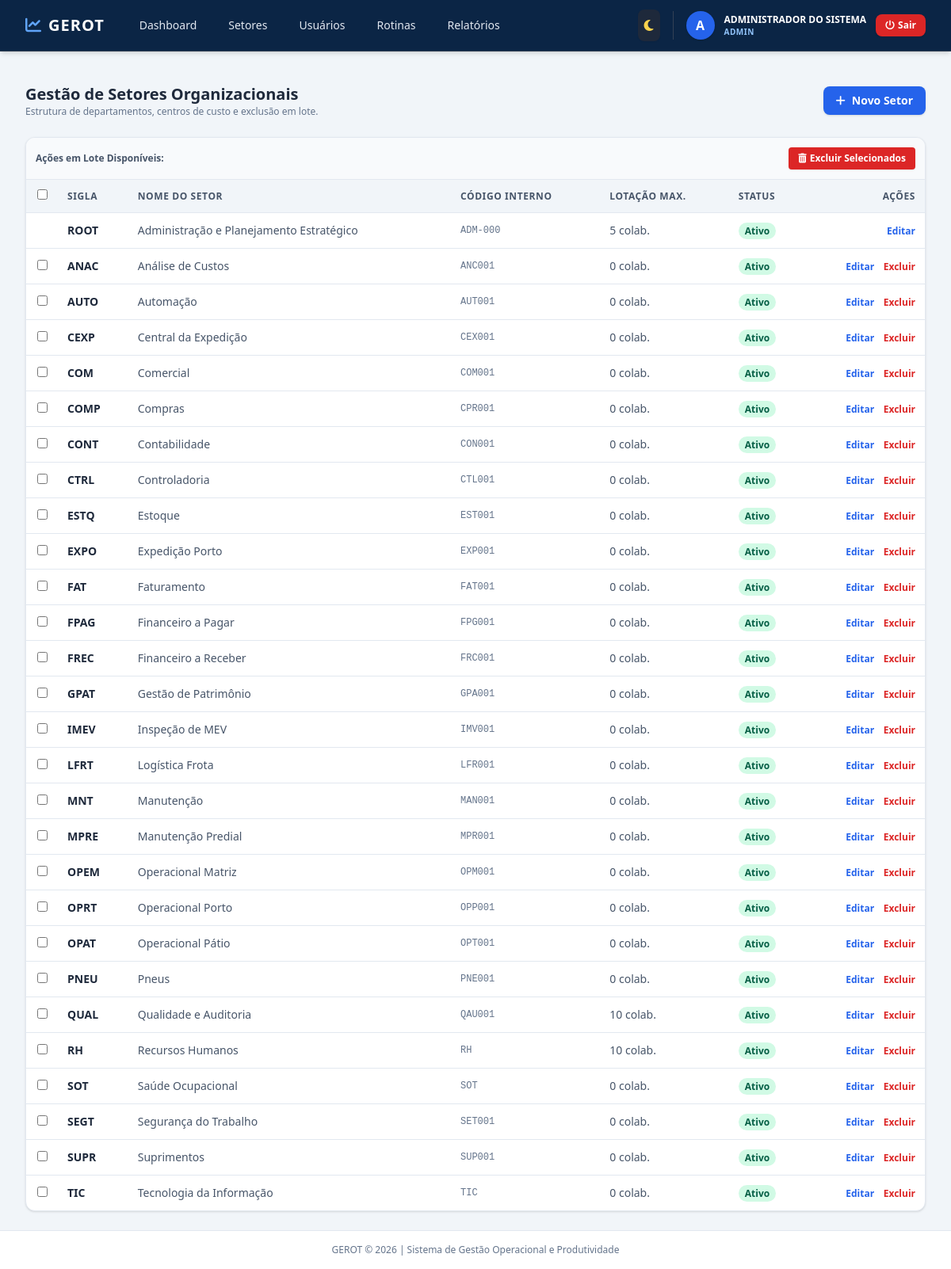
The app's page /admin/setores (signed in) with its own data.
### app/models/usuario.py (models this page shows, shortened)
class Usuario(UserMixin, db.Model):
    __tablename__ = 'usuarios'
    id = db.Column(db.Integer, primary_key=True)
    username = db.Column(db.String(64), unique=True, nullable=False, index=True)
    email = db.Column(db.String(120), unique=True, nullable=False, index=True)
    password_hash = db.Column(db.String(256))
    role = db.Column(db.String(20), default='operador', nullable=False)
    ativo = db.Column(db.Boolean, default=False)
    nome_completo = db.Column(db.String(150), nullable=False)
    cpf = db.Column(db.String(14), unique=True, nullable=False)
    rg_numero = db.Column(db.String(20))
    rg_orgao_emissor = db.Column(db.String(20))
    rg_uf = db.Column(db.String(2))
    data_nascimento = db.Column(db.Date)
    sexo = db.Column(db.String(20))
    estado_civil = db.Column(db.String(20))
    telefone_principal = db.Column(db.String(20))
    logradouro = db.Column(db.String(150))
    numero_endereco = db.Column(db.String(20))
    bairro = db.Column(db.String(100))
    cidade = db.Column(db.String(100))
    uf_endereco = db.Column(db.String(2))
    cep = db.Column(db.String(10))
    matricula = db.Column(db.String(50), unique=True, nullable=True)
    cargo = db.Column(db.String(100))
    funcao = db.Column(db.String(100))
    setor_id = db.Column(db.Integer, db.ForeignKey('setores.id'), nullable=False)
    setores_secundarios = db.relationship(
        'Setor',
        secondary=usuario_setores_secundarios,
        backref=db.backref('coordenadores_secundarios', lazy='dynamic')
    )
    tipo_vinculo = db.Column(db.String(50))
    data_admissao = db.Column(db.Date)
    data_cadastro = db.Column(db.DateTime, default=datetime.utcnow)
    ultimo_login = db.Column(db.DateTime)
    status_cadastro = db.Column(db.String(20), default='incompleto')
    cadastrado_por_id = db.Column(db.Integer, db.ForeignKey('usuarios.id'), nullable=True)
    cadastrador = db.relationship('Usuario', remote_side=[id], backref='usuarios_cadastrados')
    lancamentos = db.relationship('Lancamento', backref='autor', lazy='dynamic', foreign_keys='Lancamento.usuario_id')
    correcoes_aprovadas = db.relationship('Lancamento', backref='aprovador', lazy='dynamic', foreign_keys='Lancamento.correcao_aprovada_por')
    @property
    def is_admin(self):
        return self.role == 'admin'

### app/models/setor.py (models this page shows, shortened)
class Setor(db.Model):
    __tablename__ = 'setores'
    id = db.Column(db.Integer, primary_key=True)
    nome = db.Column(db.String(100), unique=True, nullable=False, index=True)
    sigla = db.Column(db.String(20), unique=True, nullable=False)
    codigo_interno = db.Column(db.String(50), unique=True, nullable=False)
    data_criacao_sistema = db.Column(db.DateTime, default=datetime.utcnow)
    ativo = db.Column(db.Boolean, default=True)
    hierarquia_pai_id = db.Column(db.Integer, db.ForeignKey('setores.id'), nullable=True)
    responsavel_id = db.Column(db.Integer, db.ForeignKey('usuarios.id', use_alter=True, name='fk_setor_responsavel'), nullable=True)
    substituto_id = db.Column(db.Integer, db.ForeignKey('usuarios.id', use_alter=True, name='fk_setor_substituto'), nullable=True)
    tipo_setor = db.Column(db.String(30))
    natureza_atuacao = db.Column(db.String(30))
    missao_setor = db.Column(db.Text, nullable=True)
    descricao_atividades = db.Column(db.Text, nullable=True)
    nivel_complexidade = db.Column(db.String(20), default='Média')
    nivel_repetitividade = db.Column(db.String(20), default='Média')
    limite_max_colaboradores = db.Column(db.Integer, default=0)
    cargos_permitidos = db.Column(db.Text)
    turno_operacao = db.Column(db.String(50))
    escala_trabalho = db.Column(db.String(50))
    sub_setores = db.relationship(
        'Setor',
        backref=db.backref('pai', remote_side=[id]),
        lazy='dynamic'
    )
    usuarios = db.relationship(
        'Usuario',
        backref='setor_pertencente',
        lazy='dynamic',
        foreign_keys='Usuario.setor_id',
        cascade='all, delete-orphan'
    )
    atividades = db.relationship('AtividadePadrao', backref='setor_dono', lazy='dynamic', cascade='all, delete-orphan')
    lancamentos = db.relationship('Lancamento', backref='setor_snapshot', lazy='dynamic', cascade='all, delete-orphan')

### app/views/admin.py (the view)
@admin_bp.route('/setores')
def listar_setores():
    setores = Setor.query.order_by(Setor.nome).all()
    return render_template('admin/setores.html', setores=setores)

### app/__init__.py (called while the page is built)
@login_manager.user_loader
def load_user(user_id):
    from app.models.usuario import Usuario
    return Usuario.query.get(int(user_id))

### app/views/admin.py (called while the page is built)
def admin_required(f):
    from functools import wraps
    @wraps(f)
    def decorated_function(*args, **kwargs):
        if not current_user.is_authenticated or not (current_user.is_admin or current_user.is_gestor):
            flash('Acesso negado. Área exclusiva para a Administração e Gestão Geral.', 'danger')
            return redirect(url_for('auth.login'))
        return f(*args, **kwargs)
    return decorated_function

@admin_bp.before_request
@login_required
@admin_required
def before_request():
    pass

### app/templates/admin/setores.html (shortened to what this page needs)
{% extends "base.html" %}
{% block content %}
<div class="space-y-6">
    <div class="flex flex-col sm:flex-row justify-between items-start sm:items-center gap-4">
        <div>
            <h2 class="text-xl font-bold text-slate-800 dark:text-slate-100">Gestão de Setores Organizacionais</h2>
            <p class="text-xs text-slate-500 dark:text-slate-400">Estrutura de departamentos, centros de custo e exclusão em lote.</p>
        </div>
        <a href="{{ url_for('admin.novo_setor') }}" class="bg-blue-600 hover:bg-blue-700 text-white px-4 py-2 rounded-lg text-sm font-semibold shadow transition flex items-center space-x-2">
            <i class="fa-solid fa-plus"></i>
            <span>Novo Setor</span>
        </a>
    </div>
    <form id="formLoteSetores" method="POST" action="{{ url_for('admin.excluir_massa_setores') }}">
        <div class="bg-white dark:bg-slate-800 rounded-xl shadow border border-slate-200 dark:border-slate-700 overflow-hidden">
            {% if current_user.is_admin or current_user.is_gestor %}
            <div class="p-3 bg-slate-50 dark:bg-slate-900 border-b border-slate-200 dark:border-slate-700 flex items-center justify-between">
                <span class="text-xs font-semibold text-slate-600 dark:text-slate-400">Ações em Lote Disponíveis:</span>
                <button type="submit" onclick="return confirm('Deseja realmente excluir todos os setores selecionados?')" class="bg-red-600 hover:bg-red-700 text-white text-xs px-3 py-1.5 rounded font-semibold transition flex items-center space-x-1 shadow-sm">
                    <i class="fa-solid fa-trash-can"></i>
                    <span>Excluir Selecionados</span>
                </button>
            </div>
            {% endif %}
            <div class="overflow-x-auto">
                <table class="w-full text-left border-collapse text-sm">
                    <thead>
                        <tr class="bg-slate-100 dark:bg-slate-900 text-slate-600 dark:text-slate-400 uppercase text-xs tracking-wider border-b border-slate-200 dark:border-slate-700">
                            {% if current_user.is_admin or current_user.is_gestor %}
                            <th class="p-3 text-center w-10">
                                <input type="checkbox" id="selectAllSetores" onclick="toggleAllSetores(this)" class="rounded text-blue-600 focus:ring-blue-500">
                            </th>
                            {% endif %}
                            <th class="p-3">Sigla</th>
                            <th class="p-3">Nome do Setor</th>
                            <th class="p-3">Código Interno</th>
                            <th class="p-3">Lotação Max.</th>
                            <th class="p-3">Status</th>
                            <th class="p-3 text-right">Ações</th>
                        </tr>
                    </thead>
                    <tbody class="divide-y divide-slate-200 dark:divide-slate-700">
                        {% if setores %}
                        {% for setor in setores %}
                        <tr class="hover:bg-slate-50 dark:hover:bg-slate-900/40 transition">
                            {% if current_user.is_admin or current_user.is_gestor %}
                            <td class="p-3 text-center">
                                {% if setor.sigla != 'ROOT' %}
                                <input type="checkbox" name="setor_ids" value="{{ setor.id }}" class="setor-checkbox rounded text-blue-600 focus:ring-blue-500">
                                {% endif %}
                            </td>
                            {% endif %}
                            <td class="p-3 font-bold text-slate-800 dark:text-slate-100">{{ setor.sigla }}</td>
                            <td class="p-3 text-slate-600 dark:text-slate-300">{{ setor.nome }}</td>
                            <td class="p-3 text-slate-500 font-mono text-xs">{{ setor.codigo_interno or '-' }}</td>
                            <td class="p-3 text-slate-600 dark:text-slate-300">{{ setor.limite_max_colaboradores }} colab.</td>
                            <td class="p-3">
                                {% if setor.ativo %}
                                <span class="px-2 py-0.5 bg-emerald-100 text-emerald-800 dark:bg-emerald-900/40 dark:text-emerald-300 rounded-full text-xs font-semibold">Ativo</span>
                                {% else %}
                                <span class="px-2 py-0.5 bg-red-100 text-red-800 dark:bg-red-900/40 dark:text-red-300 rounded-full text-xs font-semibold">Inativo</span>
                                {% endif %}
                            </td>
                            <td class="p-3 text-right space-x-2">
                                <a href="{{ url_for('admin.editar_setor', id=setor.id) }}" class="text-blue-600 hover:text-blue-800 dark:text-blue-400 font-semibold text-xs">Editar</a>
                                {% if setor.sigla != 'ROOT' %}
                                <button type="submit" form="singleDeleteSetor_{{ setor.id }}" class="text-red-600 hover:text-red-800 text-xs font-semibold">Excluir</button>
                                {% endif %}
                            </td>
                        </tr>
                        {% endfor %}
                        {% else %}
                        <tr>
                            <td colspan="7" class="p-6 text-center text-slate-500">Nenhum setor cadastrado.</td>
                        </tr>
                        {% endif %}
                    </tbody>
                </table>
            </div>
        </div>
    </form>
</div>
{% endblock %}

### app/templates/base.html (shortened to what this page needs)
<!DOCTYPE html>
<html lang="pt-BR" class="h-full">
<head>
    <script src="https://cdn.tailwindcss.com"></script>
    <link rel="stylesheet" href="https://cdnjs.cloudflare.com/ajax/libs/font-awesome/6.4.0/css/all.min.css">
</head>
<body class="h-full bg-slate-100 dark:bg-slate-900 text-slate-800 dark:text-slate-100 flex flex-col transition-colors duration-200">
    <nav class="bg-primary shadow-md border-b border-slate-700">
        <div class="max-w-7xl mx-auto px-4 sm:px-6 lg:px-8">
            <div class="flex justify-between h-16">
                <div class="flex items-center space-x-8">
                    <a href="{{ url_for('index') }}" class="flex items-center space-x-2 text-white font-bold text-xl tracking-wider">
                        <i class="fa-solid fa-chart-line text-blue-400"></i>
                        <span>GEROT</span>
                    </a>
                    {% if current_user.is_authenticated %}
                    <div class="hidden md:flex space-x-4">
                        {% if current_user.is_admin or current_user.is_gestor or current_user.is_coordenador %}
                        <a href="{{ url_for('gestao.dashboard') }}" class="text-slate-200 hover:text-white px-3 py-2 rounded-md text-sm font-medium transition">Dashboard</a>
                        <a href="{{ url_for('admin.listar_setores') }}" class="text-slate-200 hover:text-white px-3 py-2 rounded-md text-sm font-medium transition">Setores</a>
                        <a href="{{ url_for('admin.listar_usuarios') }}" class="text-slate-200 hover:text-white px-3 py-2 rounded-md text-sm font-medium transition">Usuários</a>
                        <a href="{{ url_for('gestao.listar_atividades') }}" class="text-slate-200 hover:text-white px-3 py-2 rounded-md text-sm font-medium transition">Rotinas</a>
                        <a href="{{ url_for('relatorios.index') }}" class="text-slate-200 hover:text-white px-3 py-2 rounded-md text-sm font-medium transition">Relatórios</a>
                        {% endif %}
                    </div>
                    {% endif %}
                </div>
                <div class="flex items-center space-x-4">
                    <button id="theme-toggle" type="button" class="text-slate-300 hover:text-white bg-slate-800 p-2 rounded-lg focus:outline-none transition shadow-sm cursor-pointer" title="Alternar Visualização Dia/Noite">
                        <i id="theme-toggle-dark-icon" class="fa-solid fa-moon hidden text-amber-300"></i>
                    </button>
                    {% if current_user.is_authenticated %}
                    <div class="flex items-center space-x-3 border-l border-slate-700 pl-4">
                        <div class="w-9 h-9 rounded-full bg-blue-600 text-white flex items-center justify-center font-bold shadow">
                            {{ current_user.nome_completo[0]|upper }}
                        </div>
                        <div class="hidden lg:block text-left">
                            <span class="block text-xs font-semibold text-white">{{ current_user.nome_completo }}</span>
                            <span class="block text-[10px] uppercase tracking-wider text-blue-300 font-bold">{{ current_user.role }}</span>
                        </div>
                        <a href="{{ url_for('auth.logout') }}" class="bg-red-600 hover:bg-red-700 text-white px-3 py-1.5 rounded-lg text-xs font-semibold shadow transition flex items-center space-x-1">
                            <i class="fa-solid fa-power-off"></i>
                            <span class="hidden sm:inline">Sair</span>
                        </a>
                    </div>
                    {% else %}
                    <a href="{{ url_for('auth.login') }}" class="bg-blue-600 hover:bg-blue-700 text-white px-4 py-2 rounded-lg text-sm font-semibold shadow transition">Entrar</a>
                    {% endif %}
                </div>
            </div>
        </div>
    </nav>
    <main class="flex-1 max-w-7xl w-full mx-auto px-4 sm:px-6 lg:px-8 py-6">
        {% block content %}{% endblock %}
    </main>
    <footer class="bg-white dark:bg-slate-800 border-t border-slate-200 dark:border-slate-700 py-4 text-center text-xs text-slate-500 dark:text-slate-400">
        GEROT © 2026 | Sistema de Gestão Operacional e Produtividade
    </footer>
</body>
</html>

### records on screen
Usuario: nome_completo "A", nome_completo "ADMINISTRADOR DO SISTEMA", role "ADMIN"
Setor: sigla "ROOT", nome "Administração e Planejamento Estratégico", codigo_interno "ADM-000", limite_max_colaboradores "5", ativo "Ativo"
Setor: sigla "ANAC", nome "Análise de Custos", codigo_interno "ANC001", limite_max_colaboradores "0", ativo "Ativo"
Setor: sigla "AUTO", nome "Automação", codigo_interno "AUT001", limite_max_colaboradores "0", ativo "Ativo"
Setor: sigla "CEXP", nome "Central da Expedição", codigo_interno "CEX001", limite_max_colaboradores "0", ativo "Ativo"
Setor: sigla "COM", nome "Comercial", codigo_interno "COM001", limite_max_colaboradores "0", ativo "Ativo"
Setor: sigla "COMP", nome "Compras", codigo_interno "CPR001", limite_max_colaboradores "0", ativo "Ativo"
Setor: sigla "CONT", nome "Contabilidade", codigo_interno "CON001", limite_max_colaboradores "0", ativo "Ativo"
Setor: sigla "CTRL", nome "Controladoria", codigo_interno "CTL001", limite_max_colaboradores "0", ativo "Ativo"
Setor: sigla "ESTQ", nome "Estoque", codigo_interno "EST001", limite_max_colaboradores "0", ativo "Ativo"
Setor: sigla "EXPO", nome "Expedição Porto", codigo_interno "EXP001", limite_max_colaboradores "0", ativo "Ativo"
Setor: sigla "FAT", nome "Faturamento", codigo_interno "FAT001", limite_max_colaboradores "0", ativo "Ativo"
Setor: sigla "FPAG", nome "Financeiro a Pagar", codigo_interno "FPG001", limite_max_colaboradores "0", ativo "Ativo"
Setor: sigla "FREC", nome "Financeiro a Receber", codigo_interno "FRC001", limite_max_colaboradores "0", ativo "Ativo"
Setor: sigla "GPAT", nome "Gestão de Patrimônio", codigo_interno "GPA001", limite_max_colaboradores "0", ativo "Ativo"
Setor: sigla "IMEV", nome "Inspeção de MEV", codigo_interno "IMV001", limite_max_colaboradores "0", ativo "Ativo"
Setor: sigla "LFRT", nome "Logística Frota", codigo_interno "LFR001", limite_max_colaboradores "0", ativo "Ativo"
Setor: sigla "MNT", nome "Manutenção", codigo_interno "MAN001", limite_max_colaboradores "0", ativo "Ativo"
Setor: sigla "MPRE", nome "Manutenção Predial", codigo_interno "MPR001", limite_max_colaboradores "0", ativo "Ativo"
Setor: sigla "OPEM", nome "Operacional Matriz", codigo_interno "OPM001", limite_max_colaboradores "0", ativo "Ativo"
Setor: sigla "OPRT", nome "Operacional Porto", codigo_interno "OPP001", limite_max_colaboradores "0", ativo "Ativo"
Setor: sigla "OPAT", nome "Operacional Pátio", codigo_interno "OPT001", limite_max_colaboradores "0", ativo "Ativo"
Setor: sigla "PNEU", nome "Pneus", codigo_interno "PNE001", limite_max_colaboradores "0", ativo "Ativo"
Setor: sigla "QUAL", nome "Qualidade e Auditoria", codigo_interno "QAU001", limite_max_colaboradores "10", ativo "Ativo"
Setor: sigla "RH", nome "Recursos Humanos", codigo_interno "RH", limite_max_colaboradores "10", ativo "Ativo"
Setor: sigla "SOT", nome "Saúde Ocupacional", codigo_interno "SOT", limite_max_colaboradores "0", ativo "Ativo"
Setor: sigla "SEGT", nome "Segurança do Trabalho", codigo_interno "SET001", limite_max_colaboradores "0", ativo "Ativo"
Setor: sigla "SUPR", nome "Suprimentos", codigo_interno "SUP001", limite_max_colaboradores "0", ativo "Ativo"
Setor: sigla "TIC", nome "Tecnologia da Informação", codigo_interno "TIC", limite_max_colaboradores "0", ativo "Ativo"
